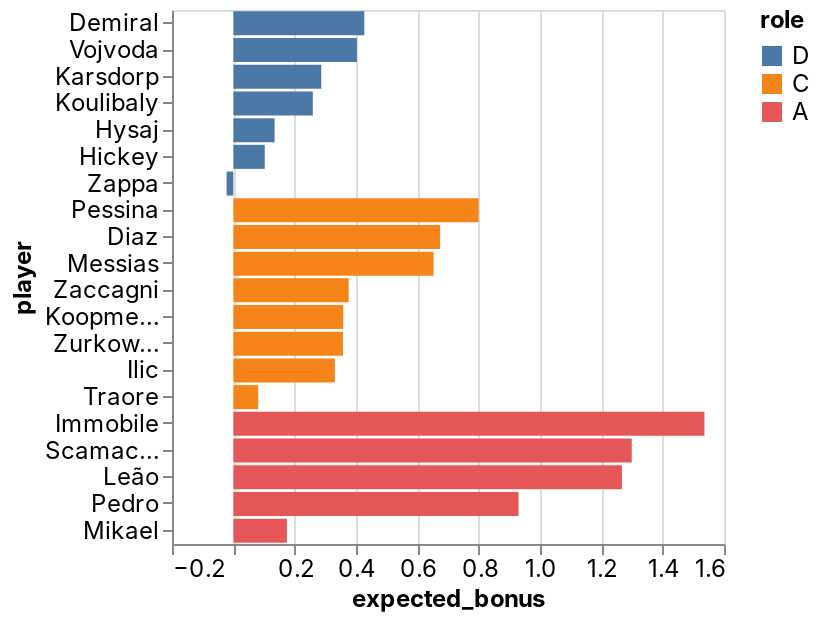

Notebook code cell kept with this figure:
### Code cell
_deepnote_run_altair(team, """{"$schema":"https://vega.github.io/schema/vega-lite/v4.json","mark":{"type":"bar","tooltip":{"content":"data"}},"height":220,"autosize":{"type":"fit"},"data":{"name":"placeholder"},"encoding":{"x":{"field":"expected_bonus","type":"quantitative","sort":null,"scale":{"type":"linear","zero":false}},"y":{"field":"player","type":"nominal","sort":null,"scale":{"type":"linear","zero":true}},"color":{"field":"role","type":"nominal","sort":null,"scale":{"type":"linear","zero":false}}}}""")

### Figure 1 — Vega-Lite specification as saved in the notebook (floating-point values rounded to 4 significant figures)
{"config": {"view": {"continuousWidth": 400, "continuousHeight": 300}, "area": {"fill": "#51C0E9"}, "axis": {"labelFont": "Inter, sans-serif", "labelFontSize": 12, "labelFontWeight": "normal", "labelLimit": 60, "labelOverlap": "greedy", "titleFont": "Inter, sans-serif", "titleFontSize": 12, "titleFontWeight": "bold"}, "background": "#ffffff", "legend": {"labelFont": "Inter, sans-serif", "labelFontSize": 12, "titleFont": "Inter, sans-serif", "titleFontSize": 12, "titleFontWeight": "bold"}, "line": {"stroke": "#51C0E9", "strokeWidth": 2}, "rect": {"fill": "#51C0E9"}, "title": {"anchor": "start", "color": "#000000", "font": "Inter, sans-serif", "fontSize": 22, "fontWeight": "normal"}}, "data": {"name": "data-ed6f5fe77c68d8dcf7bc3ff5c9305e0c"}, "mark": {"type": "bar", "tooltip": {"content": "data"}}, "autosize": {"type": "fit"}, "encoding": {"color": {"type": "nominal", "field": "role", "scale": {"type": "linear", "zero": false}, "sort": null}, "x": {"type": "quantitative", "field": "expected_bonus", "scale": {"type": "linear", "zero": false}, "sort": null}, "y": {"type": "nominal", "field": "player", "scale": {"type": "linear", "zero": true}, "sort": null}}, "height": 300, "width": "container", "$schema": "https://vega.github.io/schema/vega-lite/v4.json", "datasets": {"data-ed6f5fe77c68d8dcf7bc3ff5c9305e0c": [{"fanta_team": "Scansuolo ", "role": "D", "player": "Demiral", "team": "Atalanta", "opponent": "Sampdoria", "date": "2022-02-27T00:00:00", "expected_bonus": 0.427}, {"fanta_team": "Scansuolo ", "role": "D", "player": "Vojvoda", "team": "Torino", "opponent": "Cagliari", "date": "2022-02-27T00:00:00", "expected_bonus": 0.4029}, {"fanta_team": "Scansuolo ", "role": "D", "player": "Karsdorp", "team": "Roma", "opponent": "Spezia", "date": "2022-02-27T00:00:00", "expected_bonus": 0.2867}, {"fanta_team": "Scansuolo ", "role": "D", "player": "Koulibaly", "team": "Napoli", "opponent": "Lazio", "date": "2022-02-27T00:00:00", "expected_bonus": 0.2591}, {"fanta_team": "Scansuolo ", "role": "D", "player": "Hysaj", "team": "Lazio", "opponent": "Napoli", "date": "2022-02-27T00:00:00", "expected_bonus": 0.1346}, {"fanta_team": "Scansuolo ", "role": "D", "player": "Hickey", "team": "Bologna", "opponent": "Salernitana", "date": "2022-02-27T00:00:00", "expected_bonus": 0.1025}, {"fanta_team": "Scansuolo ", "role": "D", "player": "Zappa", "team": "Cagliari", "opponent": "Torino", "date": "2022-02-27T00:00:00", "expected_bonus": -0.022}, {"fanta_team": "Scansuolo ", "role": "C", "player": "Pessina", "team": "Atalanta", "opponent": "Sampdoria", "date": "2022-02-27T00:00:00", "expected_bonus": 0.7999}, {"fanta_team": "Scansuolo ", "role": "C", "player": "Diaz", "team": "AC Milan", "opponent": "Udinese", "date": "2022-02-27T00:00:00", "expected_bonus": 0.6744}, {"fanta_team": "Scansuolo ", "role": "C", "player": "Messias", "team": "AC Milan", "opponent": "Udinese", "date": "2022-02-27T00:00:00", "expected_bonus": 0.653}, {"fanta_team": "Scansuolo ", "role": "C", "player": "Zaccagni", "team": "Lazio", "opponent": "Napoli", "date": "2022-02-27T00:00:00", "expected_bonus": 0.3761}, {"fanta_team": "Scansuolo ", "role": "C", "player": "Koopmeiners", "team": "Atalanta", "opponent": "Sampdoria", "date": "2022-02-27T00:00:00", "expected_bonus": 0.3583}, {"fanta_team": "Scansuolo ", "role": "C", "player": "Zurkowski", "team": "Empoli", "opponent": "Juventus", "date": "2022-02-27T00:00:00", "expected_bonus": 0.3577}, {"fanta_team": "Scansuolo ", "role": "C", "player": "Ilic", "team": "Verona", "opponent": "Venezia", "date": "2022-02-27T00:00:00", "expected_bonus": 0.3313}, {"fanta_team": "Scansuolo ", "role": "C", "player": "Traore", "team": "Sassuolo", "opponent": "Fiorentina", "date": "2022-02-27T00:00:00", "expected_bonus": 0.0811}, {"fanta_team": "Scansuolo ", "role": "A", "player": "Immobile", "team": "Lazio", "opponent": "Napoli", "date": "2022-02-27T00:00:00", "expected_bonus": 1.536}, {"fanta_team": "Scansuolo ", "role": "A", "player": "Scamacca", "team": "Sassuolo", "opponent": "Fiorentina", "date": "2022-02-27T00:00:00", "expected_bonus": 1.299}, {"fanta_team": "Scansuolo ", "role": "A", "player": "Leão", "team": "AC Milan", "opponent": "Udinese", "date": "2022-02-27T00:00:00", "expected_bonus": 1.267}, {"fanta_team": "Scansuolo ", "role": "A", "player": "Pedro", "team": "Cagliari", "opponent": "Torino", "date": "2022-02-27T00:00:00", "expected_bonus": 0.93}, {"fanta_team": "Scansuolo ", "role": "A", "player": "Mikael", "team": "Salernitana", "opponent": "Bologna", "date": "2022-02-27T00:00:00", "expected_bonus": 0.1747}]}}
